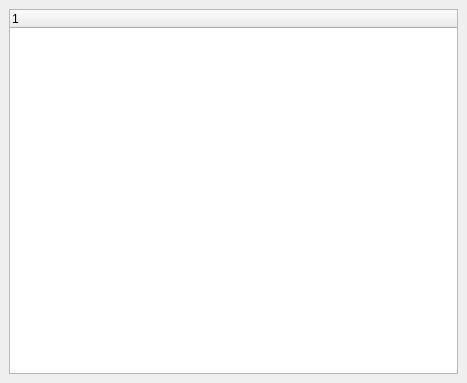
<ui version="4.0" >
 <class>StorageForm</class>
 <widget class="QWidget" name="StorageForm" >
  <property name="geometry" >
   <rect>
    <x>0</x>
    <y>0</y>
    <width>467</width>
    <height>383</height>
   </rect>
  </property>
  <property name="windowTitle" >
   <string>Storage Tree</string>
  </property>
  <layout class="QGridLayout" >
   <property name="leftMargin" >
    <number>9</number>
   </property>
   <property name="topMargin" >
    <number>9</number>
   </property>
   <property name="rightMargin" >
    <number>9</number>
   </property>
   <property name="bottomMargin" >
    <number>9</number>
   </property>
   <property name="horizontalSpacing" >
    <number>6</number>
   </property>
   <property name="verticalSpacing" >
    <number>6</number>
   </property>
   <item row="0" column="0" >
    <widget class="QTreeWidget" name="mp_treeWidget" >
     <column>
      <property name="text" >
       <string>1</string>
      </property>
     </column>
    </widget>
   </item>
  </layout>
  <action name="actionRefreshStorage" >
   <property name="icon" >
    <iconset resource="../main.qrc" >:/images/view-refresh.png</iconset>
   </property>
   <property name="text" >
    <string>Refresh Storage List</string>
   </property>
   <property name="statusTip" >
    <string>Requery the director for the list of storage objects.</string>
   </property>
  </action>
  <action name="actionStatusStorageInConsole" >
   <property name="icon" >
    <iconset resource="../main.qrc" >:/images/status-console.png</iconset>
   </property>
   <property name="text" >
    <string>Status Storage In Console</string>
   </property>
   <property name="statusTip" >
    <string>Status Storage In Console</string>
   </property>
  </action>
  <action name="actionLabelStorage" >
   <property name="icon" >
    <iconset resource="../main.qrc" >:/images/label.png</iconset>
   </property>
   <property name="text" >
    <string>Label Storage</string>
   </property>
   <property name="statusTip" >
    <string>Label Storage</string>
   </property>
  </action>
  <action name="actionMountStorage" >
   <property name="icon" >
    <iconset resource="../main.qrc" >:/images/cartridge.png</iconset>
   </property>
   <property name="text" >
    <string>MountStorage</string>
   </property>
   <property name="statusTip" >
    <string>MountStorage</string>
   </property>
  </action>
  <action name="actionUnMountStorage" >
   <property name="icon" >
    <iconset resource="../main.qrc" >:/images/cartridge.png</iconset>
   </property>
   <property name="text" >
    <string>UnMount Storage</string>
   </property>
   <property name="statusTip" >
    <string>UnMount Storage</string>
   </property>
  </action>
  <action name="actionUpdateSlots" >
   <property name="icon" >
    <iconset resource="../main.qrc" >:/images/package-x-generic.png</iconset>
   </property>
   <property name="text" >
    <string>Update Slots</string>
   </property>
   <property name="statusTip" >
    <string>Update Slots</string>
   </property>
  </action>
  <action name="actionUpdateSlotsScan" >
   <property name="icon" >
    <iconset resource="../main.qrc" >:/images/package-x-generic.png</iconset>
   </property>
   <property name="text" >
    <string>Update Slots Scan</string>
   </property>
   <property name="statusTip" >
    <string>Update Slots Scan</string>
   </property>
  </action>
  <action name="actionRelease" >
   <property name="icon" >
    <iconset resource="../main.qrc" >:/images/cartridge.png</iconset>
   </property>
   <property name="text" >
    <string>Release</string>
   </property>
  </action>
  <action name="actionStatusStorageWindow" >
   <property name="icon" >
    <iconset resource="../main.qrc" >:/images/status.png</iconset>
   </property>
   <property name="text" >
    <string>Status Storage Window</string>
   </property>
  </action>
 </widget>
 <resources>
  <include location="../main.qrc" />
 </resources>
 <connections/>
</ui>
